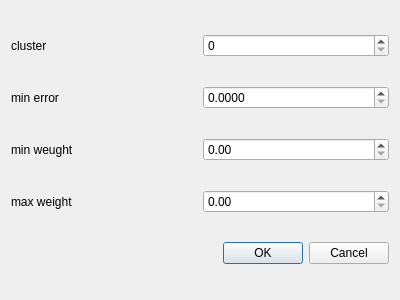
<?xml version="1.0" encoding="UTF-8"?>
<ui version="4.0">
 <class>k_means_setting</class>
 <widget class="QDialog" name="k_means_setting">
  <property name="geometry">
   <rect>
    <x>0</x>
    <y>0</y>
    <width>400</width>
    <height>300</height>
   </rect>
  </property>
  <property name="windowTitle">
   <string>Dialog</string>
  </property>
  <layout class="QVBoxLayout" name="verticalLayout">
   <item>
    <layout class="QHBoxLayout" name="horizontalLayout">
     <item>
      <widget class="QLabel" name="label">
       <property name="text">
        <string>cluster</string>
       </property>
      </widget>
     </item>
     <item>
      <widget class="QSpinBox" name="spinBox"/>
     </item>
    </layout>
   </item>
   <item>
    <layout class="QHBoxLayout" name="horizontalLayout_2">
     <item>
      <widget class="QLabel" name="label_2">
       <property name="text">
        <string>min error</string>
       </property>
      </widget>
     </item>
     <item>
      <widget class="QDoubleSpinBox" name="doubleSpinBox">
       <property name="decimals">
        <number>4</number>
       </property>
       <property name="singleStep">
        <double>0.001000000000000</double>
       </property>
      </widget>
     </item>
    </layout>
   </item>
   <item>
    <layout class="QHBoxLayout" name="horizontalLayout_3">
     <item>
      <widget class="QLabel" name="label_3">
       <property name="text">
        <string>min weught</string>
       </property>
      </widget>
     </item>
     <item>
      <widget class="QDoubleSpinBox" name="doubleSpinBox_2"/>
     </item>
    </layout>
   </item>
   <item>
    <layout class="QHBoxLayout" name="horizontalLayout_4">
     <item>
      <widget class="QLabel" name="label_4">
       <property name="text">
        <string>max weight</string>
       </property>
      </widget>
     </item>
     <item>
      <widget class="QDoubleSpinBox" name="doubleSpinBox_3"/>
     </item>
    </layout>
   </item>
   <item>
    <widget class="QDialogButtonBox" name="buttonBox">
     <property name="orientation">
      <enum>Qt::Horizontal</enum>
     </property>
     <property name="standardButtons">
      <set>QDialogButtonBox::Cancel|QDialogButtonBox::Ok</set>
     </property>
    </widget>
   </item>
  </layout>
 </widget>
 <resources/>
 <connections>
  <connection>
   <sender>buttonBox</sender>
   <signal>accepted()</signal>
   <receiver>k_means_setting</receiver>
   <slot>accept()</slot>
   <hints>
    <hint type="sourcelabel">
     <x>248</x>
     <y>254</y>
    </hint>
    <hint type="destinationlabel">
     <x>157</x>
     <y>274</y>
    </hint>
   </hints>
  </connection>
  <connection>
   <sender>buttonBox</sender>
   <signal>rejected()</signal>
   <receiver>k_means_setting</receiver>
   <slot>reject()</slot>
   <hints>
    <hint type="sourcelabel">
     <x>316</x>
     <y>260</y>
    </hint>
    <hint type="destinationlabel">
     <x>286</x>
     <y>274</y>
    </hint>
   </hints>
  </connection>
 </connections>
</ui>
